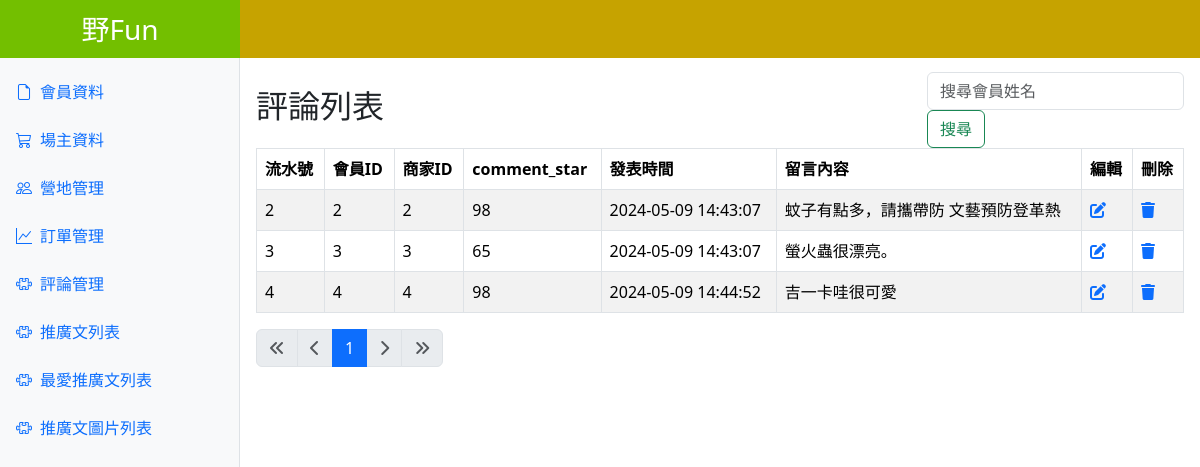
Page /comment-list-admin.php on the committed database.
### tables this page shows
CREATE TABLE `comment` (
  `id` int NOT NULL,
  `customer_id` int NOT NULL,
  `store_id` int NOT NULL,
  `comment_star` tinyint NOT NULL,
  `created_at` datetime NOT NULL,
  `comment_content` varchar(800) DEFAULT NULL
);

### comment-list-admin.php (the view, shortened to what this page needs)
<?php
require __DIR__ . '/config/pdo-connect.php';
$perPage = 10;
$page = isset($_GET["page"]) ? intval($_GET["page"]) : 1;
$t_sql = 'SELECT COUNT(*) FROM comment';
$totalRows = $pdo->query($t_sql)->fetch(PDO::FETCH_NUM)[0];
if ($totalRows > 0) {
  $totalPages = ceil($totalRows / $perPage);
  $sql = sprintf("SELECT * FROM comment
  ORDER BY id
  LIMIT %s, %s", ($page - 1) * $perPage, $perPage);
  $rows = $pdo->query($sql)->fetchAll();
}
?>
<?php include __DIR__ . '/parts/html-head.php' ?>
<?php include __DIR__ . '/parts/navbar.php' ?>
<main class="main-content p-3">
  <div class="d-flex justify-content-between align-items-center">
    <h2>評論列表</h2>
    <form class="form-inline" method="GET" action="">
      <input class="form-control mr-sm-2" type="search" placeholder="搜尋會員姓名" aria-label="搜尋" name="search">
      <button class="btn btn-outline-success my-2 my-sm-0" type="submit">搜尋</button>
    </form>
  </div>
  <table class="table table-bordered table-striped">
    <thead>
      <tr>
        <th>流水號</th>
        <th>會員ID</th>
        <th>商家ID</th>
        <th>comment_star</th>
        <th>發表時間</th>
        <th>留言內容</th>
        <th>編輯</th>
        <th>刪除</th>
      </tr>
    </thead>
    <tbody>
      <?php
      foreach ($rows as $r) :
      ?>
        <tr>
          <td><?= $r['id'] ?></td>
          <td><?= $r['customer_id'] ?></td>
          <td><?= $r['store_id'] ?></td>
          <td><?= $r['comment_star'] ?></td>
          <td><?= $r['created_at'] ?></td>
          <td><?= $r['comment_content'] ?></td>
          <td>
            <a href="comment-edit.php?id=<?= $r['id'] ?>">
              <i class="fa-solid fa-pen-to-square"></i>
            </a>
          </td>
          <td>
            <a href="javascript: deleteOne(<?= $r['id'] ?>)">
              <i class="fa-solid fa-trash"></i>
            </a>
          </td>
        </tr>
      <?php endforeach ?>
    </tbody>
  </table>
  <div>
    <nav aria-label="Page navigation example">
      <ul class="pagination">
        <li class="page-item <?= $page == 1 ? 'disabled' : '' ?>">
          <a class="page-link" href="?page=1"><i class="fa-solid fa-angles-left"></i></a>
        </li>
        <li class="page-item <?= $page == 1 ? 'disabled' : '' ?>">
          <a class="page-link" href="?page=<?= $page - 1 ?>"><i class="fa-solid fa-chevron-left"></i></a>
        </li>
        <?php for ($i = $page - 2; $i <= $page + 2; $i++) :
          if ($i >= 1 and $i <= $totalPages) :
        ?>
            <li class="page-item <?= $page == $i ? 'active' : '' ?>">
              <a class="page-link" href="?page=<?= $i ?>"><?= $i ?></a>
            </li>
        <?php endif;
        endfor; ?>
        <li class="page-item <?= $page == $totalPages ? 'disabled' : '' ?>">
          <a class="page-link" href="?page=<?= $page + 1 ?>"><i class="fa-solid fa-chevron-right"></i></a>
        </li>
        <li class="page-item <?= $page == $totalPages ? 'disabled' : '' ?>">
          <a class="page-link" href="?page=<?= $totalPages ?>"><i class="fa-solid fa-angles-right"></i></a>
        </li>
      </ul>
    </nav>
  </div>
</main>
<?php include __DIR__ . '/parts/html-foot.php' ?>

### parts/html-head.php (style rules this page uses)
:root { --aside-width: 240px; --page-top: 56px; }
.main-content { margin: var(--page-top) 0 0 var(--aside-width); }

### rows in the picture
comment: id "2", customer "2", store "2", comment_star "98", created_at "2024-05-09 14:43:07", comment_content "蚊子有點多，請攜帶防 文藝預防登革熱"
comment: id "3", customer "3", store "3", comment_star "65", created_at "2024-05-09 14:43:07", comment_content "螢火蟲很漂亮。"
comment: id "4", customer "4", store "4", comment_star "98", created_at "2024-05-09 14:44:52", comment_content "吉一卡哇很可愛"
